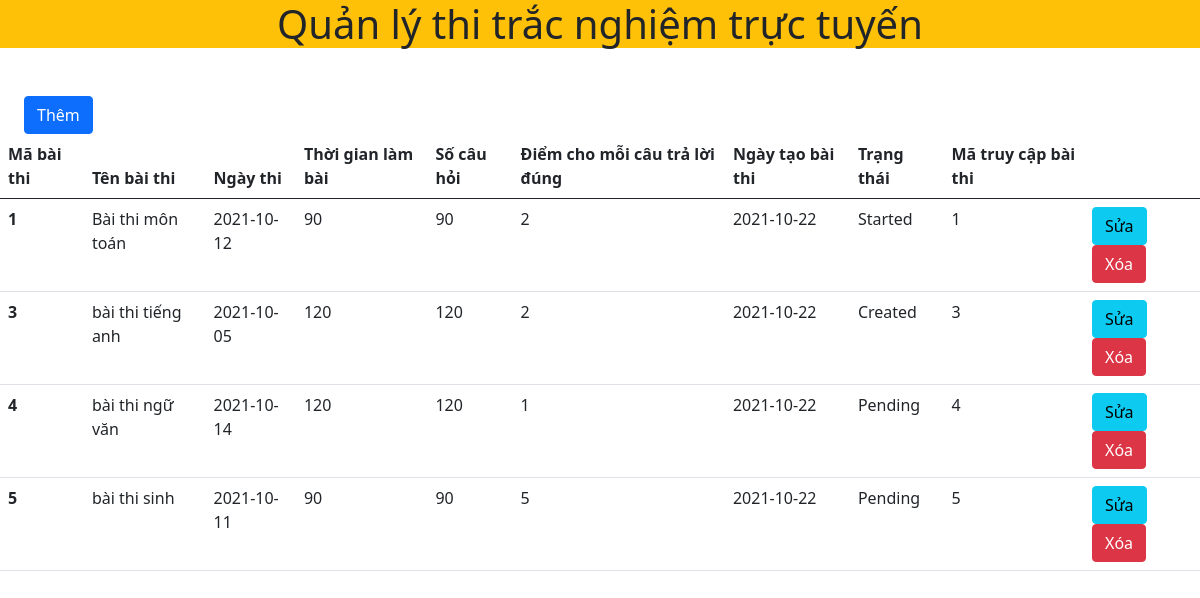
The app's page /detail.php with its own data.
### tables this page shows
CREATE TABLE `exams` (
  `id` int(10) UNSIGNED NOT NULL,
  `exam_title` varchar(30) NOT NULL,
  `exam_datetime` date NOT NULL,
  `duration` int(11) NOT NULL,
  `total_question` int(10) NOT NULL,
  `marks_per_right_answer` int(10) NOT NULL,
  `created_on` date NOT NULL DEFAULT current_timestamp(),
  `status` varchar(20) NOT NULL,
  `exam_code` int(11) NOT NULL
);

### src/detail.php (the view)
<?php
    include 'header.php';
?>
<main class=" mt-5">
    <a href="add.php" class="btn btn-primary ms-4">Thêm</a>
    <table class="table">
        <thead>
            <tr>
            <th scope="col">Mã bài thi</th>
                <th scope="col">Tên bài thi</th>
                <th scope="col">Ngày thi</th>
                <th scope="col">Thời gian làm bài</th>
                <th scope="col">Số câu hỏi</th>
                <th scope="col">Điểm cho mỗi câu trả lời đúng</th>
                <th scope="col">Ngày tạo bài thi</th>
                <th scope="col">Trạng thái</th>
                <th scope="col">Mã truy cập bài thi</th>
                <th scope="col"></th>
            </tr>
        </thead>
        <tbody>
            <?php
            include 'config.php';
            $sql = "SELECT `id`, `exam_title`, `exam_datetime`, `duration`, `total_question`, `marks_per_right_answer`,
             `created_on`, `status`, `exam_code` FROM `exams`";
            $result = mysqli_query($conn, $sql);
            if (mysqli_num_rows($result) > 0) {
                while ($row = mysqli_fetch_assoc($result)) {
            ?>
                    <tr>
                    <th scope="row"><?php echo $row['id']; ?> </th>
                        <td><?php echo $row['exam_title']; ?></td>
                        <td><?php echo $row['exam_datetime']; ?></td>
                        <td><?php echo $row['duration']; ?></td>
                        <td><?php echo $row['total_question']; ?></td>
                        <td><?php echo $row['marks_per_right_answer']; ?></td>
                        <td><?php echo $row['created_on']; ?></td>
                        <td><?php echo $row['status']; ?></td>
                        <td><?php echo $row['exam_code']; ?></td>
                        <td>
                            <a class="btn btn-info" href="edit.php?id=<?php  echo $row['id'] ?>">Sửa</a>
                            <a class="btn btn-danger" href="del.php?id=<?php  echo $row['id'] ?>">Xóa</i></a></a>
                        </td>
                    </tr>
            <?php
                }
            }
            ?>
        </tbody>
    </table>
</main>
<?php
    include 'footer.php';
?>

### records on screen
exams: id "1", exam_title "Bài thi môn toán", exam_datetime "2021-10-12", duration "90", total_question "90", marks_per_right_answer "2", created_on "2021-10-22", status "Started", exam_code "1"
exams: id "3", exam_title "bài thi tiếng anh", exam_datetime "2021-10-05", duration "120", total_question "120", marks_per_right_answer "2", created_on "2021-10-22", status "Created", exam_code "3"
exams: id "4", exam_title "bài thi ngữ văn", exam_datetime "2021-10-14", duration "120", total_question "120", marks_per_right_answer "1", created_on "2021-10-22", status "Pending", exam_code "4"
exams: id "5", exam_title "bài thi sinh", exam_datetime "2021-10-11", duration "90", total_question "90", marks_per_right_answer "5", created_on "2021-10-22", status "Pending", exam_code "5"
